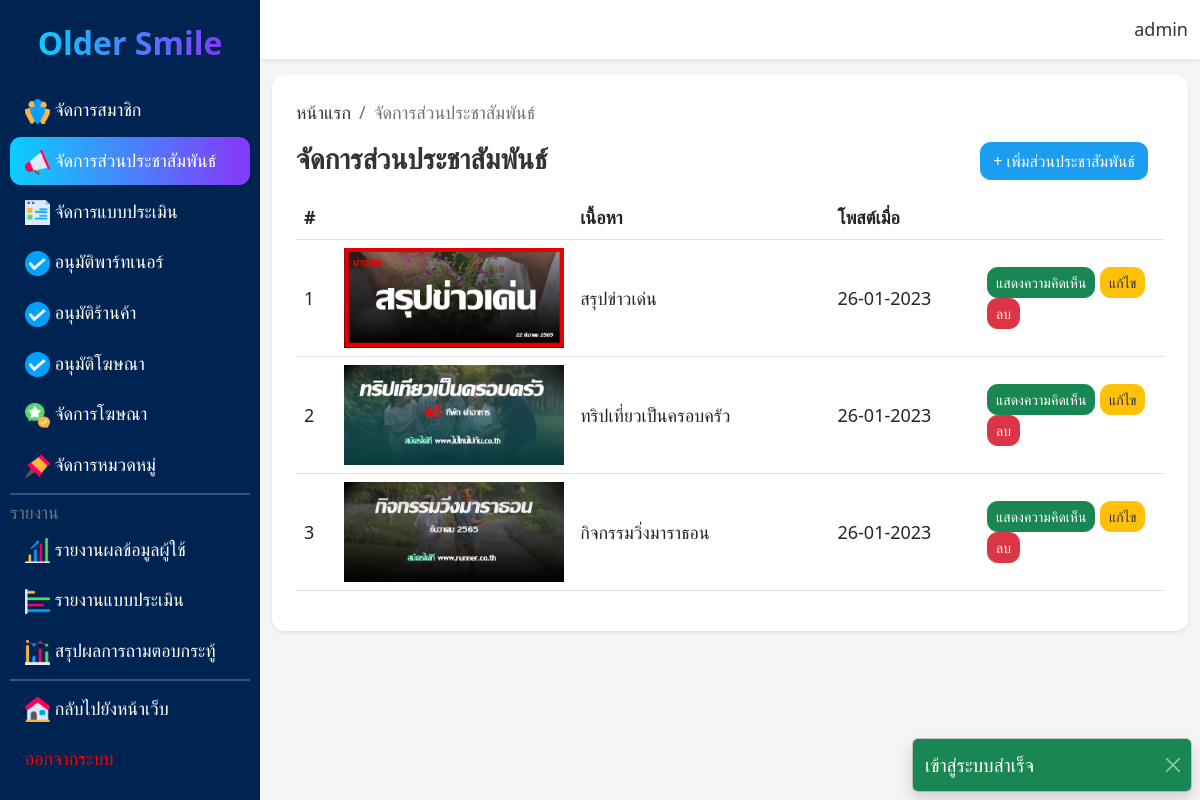
The page /admin/pub_mng.php (signed in) on the database its author committed.
### tables this page shows
CREATE TABLE `post` (
  `post_id` int(11) NOT NULL,
  `user_id` int(11) NOT NULL,
  `cat_id` int(11) NOT NULL,
  `post_body` text NOT NULL,
  `post_media` varchar(60) NOT NULL,
  `post_created` varchar(30) NOT NULL
);

### admin/pub_mng.php (the view, shortened to what this page needs)
<?php
include('../conn.php');
$sql = "SELECT * FROM post WHERE cat_id = 1";
$query = mysqli_query($conn,$sql);
?>
<!DOCTYPE html>
<html lang="en">
<head>
    <link rel="stylesheet" href="../boostrap/bootstrap.min.css">
    <link rel="stylesheet" href="../css/admin.css">
    <link rel="stylesheet" href="../css/base.css">
</head>
<body>
    <?php include('component/alert.php');?>
    <main class="main d-flex">
        <?php include('component/sidebar.php');?>
        <div class="content">
            <?php include('component/navbar.php');?>
            <div class="content-body">
                <div class="container-fluid mt-3 pb-5">
                    <div class="p-4 rounded-4 shadow-sm bg-white">
                        <ol class="breadcrumb">
                            <li class="breadcrumb-item"><a href="../index.php">หน้าแรก</a></li>
                            <li class="breadcrumb-item active">จัดการส่วนประชาสัมพันธ์</li>
                        </ol>
                        <div class="d-flex justify-content-between">
                            <h3>จัดการส่วนประชาสัมพันธ์</h3>
                            <div class="d-flex">
                                <a href="pub_add.php" class="btn btn-primary me-3">+ เพิ่มส่วนประชาสัมพันธ์</a>
                            </div>
                        </div>
                        <div class="table-responsive mt-3">
                            <table class="table table-hover align-middle">
                                <thead>
                                    <tr>
                                        <th style="width: 5%;">#</th>
                                        <th style="width: 15%;"></th>
                                        <th style="width: 35%;">เนื้อหา</th>
                                        <th style="width: 20%;">โพสต์เมื่อ</th>
                                        <th style="width: 25%;"></th>
                                    </tr>
                                </thead>
                                <tbody>
                                    <?php foreach($query as $i => $row):?>
                                    <tr>
                                        <td><?php echo $i+1;?></td>
                                        <td>
                                            <img height="100" src="../img/<?php echo $row['post_media'];?>" alt="">
                                        </td>
                                        <td><?php echo $row['post_body'];?></td>
                                        <td><?php echo $row['post_created'];?></td>
                                        <td>
                                            <a href="../post_detail.php?id=<?php echo $row['post_id'];?>" class="btn btn-success btn-sm">แสดงความคิดเห็น</a>
                                            <a href="pub_edit.php?id=<?php echo $row['post_id'];?>" class="btn btn-warning btn-sm">แก้ไข</a>
                                            <a href="pub_proc/pub_del_proc.php?id=<?php echo $row['post_id'];?>" onclick="return confirm('คุณแน่ใจ หรือไม่ ว่าจะลบ')" class="btn btn-danger btn-sm">ลบ</a>
                                        </td>
                                    </tr>
                                    <?php endforeach;?>
                                </tbody>
                            </table>
                        </div>
                    </div>
                </div>
            </div>
        </div>
    </main>
</body>
</html>

### css/admin.css (style rules this page uses)
.content { width: 100%; }
body { overflow: hidden; }
.content-body { width: 100%; overflow: auto; max-height: 100vh; }

### css/base.css (style rules this page uses)
body { background-color: #f5f5f5!important; font-family: system-ui, -apple-system, BlinkMacSystemFont, 'Segoe UI', Roboto, Oxygen, Ubuntu, Cantarell, 'Open Sans', 'Helvetica Neue', sans-serif!important; font-size: 18px!important; font-weight: 500!important; margin: 0!important; padding: 0!important; }
h1,h2,h3,h4,h5,h6,a,p { color: #333!important; text-decoration: none!important; margin: 0!important; }
h1,h2,h3,h4,h5,h6 { font-weight: 600!important; }
img, video { object-fit: cover!important; }
.rounded-4 { border-radius: 0.8rem!important; }
.btn, .form-control, .form-select, .form-control-plaintext { border-radius: 0.65rem!important; }
.btn-primary, .btn-outline-primary:hover { background-color: #1b9df0!important; color: #fff!important; border-color: #1b9df0!important; }
.btn-success, .btn-danger, .btn-secondary, .btn-info { color: #fff!important; }

### rows shown on the page
post: post_media (picture), post_body "สรุปข่าวเด่น", post_created "26-01-2023"
post: post_media (picture), post_body "ทริปเที่ยวเป็นครอบครัว", post_created "26-01-2023"
post: post_media (picture), post_body "กิจกรรมวิ่งมาราธอน", post_created "26-01-2023"

### other values the page prints
$_SESSION['succ'] "เข้าสู่ระบบสำเร็จ"
$_SESSION['my_name'] "admin"
